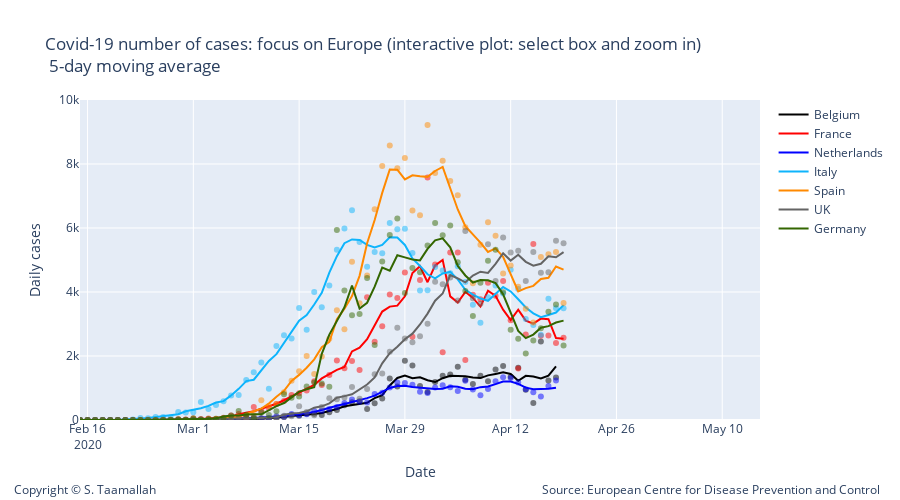

The notebook cell this image was saved under:
### Code cell
# Add traces
trace1 = go.Scatter(
        x=df_belgium.index, 
        y=df_belgium['cases'],
        mode='markers',
        name='Belgium daily cases',
        line_color='rgba(0, 0, 0, 0.5)',
        showlegend=False,
)

trace11 = go.Scatter(
        x=df_belgium.index, 
        y=smooth_belgium,
        mode='lines',
        name='Belgium',
        line_color='rgba(0, 0, 0, 1)',
)


trace3 = go.Scatter(
        x=df_netherlands.index, 
        y=df_netherlands['cases'],
        mode='markers',
        name='Netherlands',
        line_color='rgba(0, 0, 255, .5)',
    showlegend=False,
)

trace33 = go.Scatter(
        x=df_netherlands.index, 
        y=smooth_netherlands,
        mode='lines',
        name='Netherlands',
        line_color='rgba(0, 0, 255, 1)',
)


data2 = [trace1,trace11, trace2, trace22, trace3, trace33, trace4, trace44, trace5, trace55, trace6, trace66, trace7, trace77]


layout2 = go.Layout(
    title="Covid-19 number of cases: focus on Europe (interactive plot: select box and zoom in) <br> 5-day moving average",
    width=900,
    height=500,
    
    # Top left
    xaxis=dict(
        title='Date',
        range=['2020-02-15', '2020-05-15'],
    ),
    yaxis=dict(
        title='Daily cases',
        #type='log',
        range=[0,10000],
        anchor='x'
    ),
    
      annotations=[
        dict(
            x=1.18,
            y=-0.25,
            showarrow=False,
            text='Source: European Centre for Disease Prevention and Control',
            xref='paper',
            yref='paper'
        ),
        
        dict(
            x=-0.1,
            y=-0.25,
            showarrow=False,
            text='Copyright © S. Taamallah ',
            xref='paper',
            yref='paper'
        )
    ],
    
)

fig = go.Figure(data=data2, layout=layout2)
fig.show()
from plotly.offline import plot
plot(fig, filename="STaamallah_covid19_analysis_chart_1bis_20200419.html", auto_open = False)
